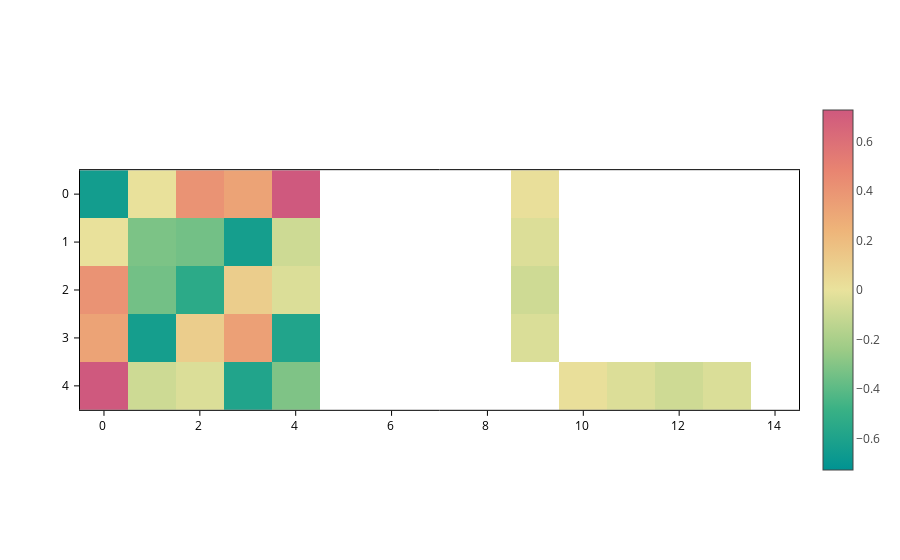

Notebook code cell kept with this figure:
### Markdown cell above
## Changing the colorscale

The most obvious thing to tweak here is the colorscale, you can do so by using the `colorscale` input, which, as usual, accepts any colorscale that the plotting backend can understand.

### Code cell
plot.update_inputs(colorscale="temps")

### Figure 1 — Plotly figure (JSON) as saved in the notebook; plotly's stock layout.template omitted (floating-point values rounded to 4 significant figures)
{"data": [{"coloraxis": "coloraxis", "meta": {}, "opacity": 1, "type": "heatmap", "z": [[-0.6452, 0.007018, 0.4079, 0.3283, 0.7263, NaN, NaN, NaN, NaN, 0.01571, NaN, NaN, NaN, NaN, NaN], [0.007018, -0.3193, -0.3422, -0.6358, -0.08664, NaN, NaN, NaN, NaN, -0.04155, NaN, NaN, NaN, NaN, NaN], [0.4079, -0.3422, -0.5398, 0.1106, -0.04301, NaN, NaN, NaN, NaN, -0.08447, NaN, NaN, NaN, NaN, NaN], [0.3283, -0.6358, 0.1106, 0.3418, -0.5873, NaN, NaN, NaN, NaN, -0.04567, NaN, NaN, NaN, NaN, NaN], [0.7263, -0.08664, -0.04301, -0.5873, -0.3121, NaN, NaN, NaN, NaN, NaN, 0.01571, -0.04155, -0.08447, -0.04567, NaN]], "zsmooth": false}], "layout": {"coloraxis": {"cmid": 0, "colorscale": [[0.0, "rgb(0, 147, 146)"], [0.1667, "rgb(57, 177, 133)"], [0.3333, "rgb(156, 203, 134)"], [0.5, "rgb(233, 226, 156)"], [0.6667, "rgb(238, 180, 121)"], [0.8333, "rgb(232, 132, 113)"], [1.0, "rgb(207, 89, 126)"]], "showscale": true}, "scene": {"aspectmode": "data", "xaxis": {"range": [-0.5, 14.5]}, "yaxis": {"range": [4.5, -0.5]}}, "xaxis": {"constrain": "domain", "range": [-0.5, 14.5], "scaleanchor": "y", "scaleratio": 1}, "yaxis": {"constrain": "domain", "range": [4.5, -0.5]}}}
